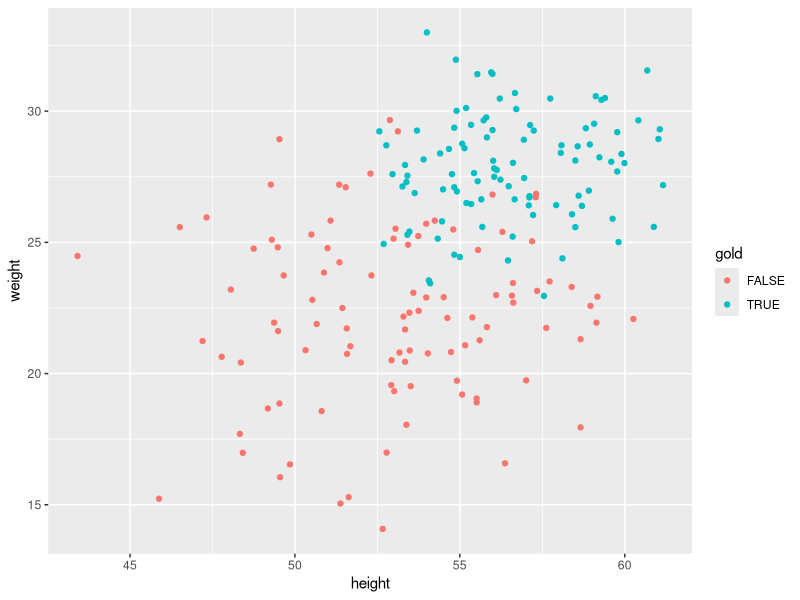
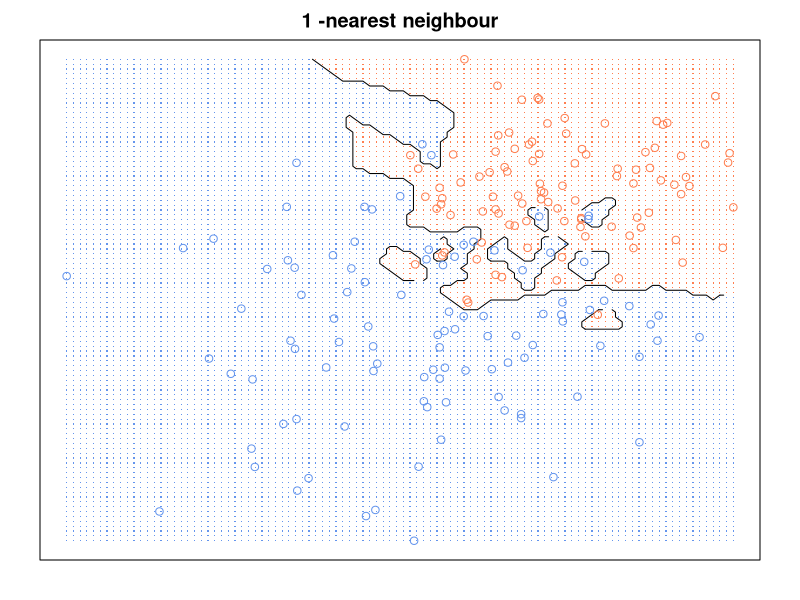
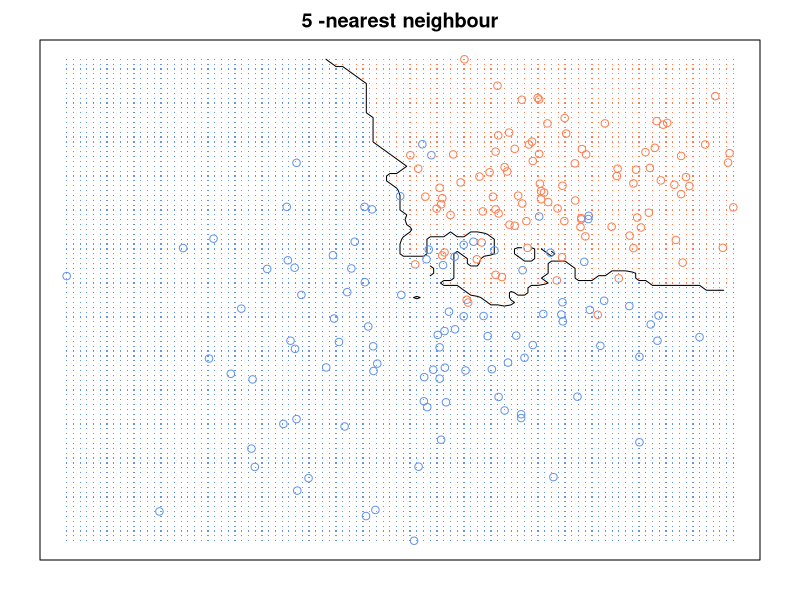
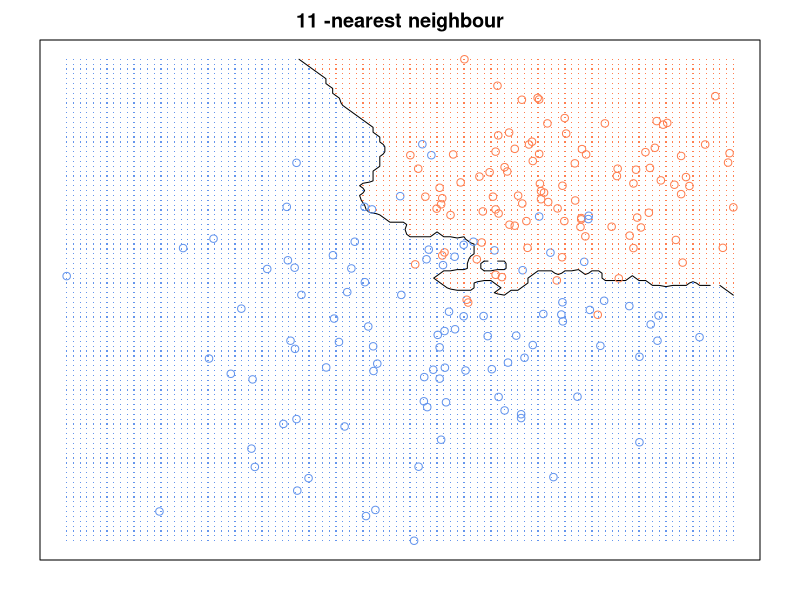
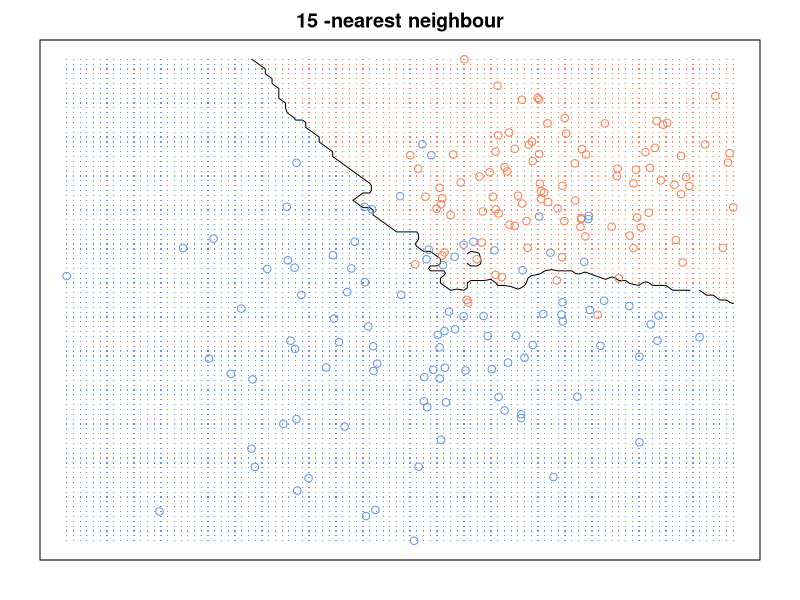

The R source for these figures, in order:
#SUPERVISED ML----------------------------------------------
#library----------------------------------------------------
library(ggplot2)
library(class)
#admin------------------------------------------------------
# n = 20
n = 100
set.seed(1239)
corgis.weight <- round(rnorm(n,28,2),2)
corgis.height <- round(rnorm(n,56,3),2)

huskies.weight <- round(rnorm(n,22,3),2)
huskies.height <- round(rnorm(n,53,3),2)

corgis <- data.frame(height = corgis.height, weight = corgis.weight, gold = TRUE, plotCol = "red")
huskies <- data.frame(height = huskies.height, weight = huskies.weight, gold = FALSE, plotCol = "black")

dogs <- rbind(corgis, huskies)
#LOGREG-----------------------------------------------------

#predict the probability of being a golden retriever/corgi
#actually we predict the log of the odds.
# log(odds) ~ x + y

ggplot(dogs,aes(x = height, y = weight, color = gold)) + geom_point()

set.seed(101) 
sample <- sample.int(n = nrow(dogs), size = floor(.75*nrow(dogs)), replace = F)
train <- dogs[sample, ]
test  <- dogs[-sample, ]



lr <- glm(gold ~ weight + height, data = train, family = "binomial")
lrS <- summary(lr)
lrS

#As height and weight go up, the probability of being a golden retriever goes up


#Confusion Matrix
predict <- predict(lr, test, type = 'response')
table(test$gold, predict > 0.5)

#KNN-------------------------------------------------------
#---dog KNN----------------------------------------------------------
knnGraph <- function(k){
  b = 100
  x <- rep(seq(min(dogs$height), max(dogs$height), length.out = b),b)#mixture.example$x
  y <- sort(rep(seq(min(dogs$weight), max(dogs$weight), length.out = b),b))#mixture.example$y
  xnew <- cbind(x,y)
  x <- dogs[1:2]
  g <- dogs$gold
  #k = 11
  mod15 <- knn(x, xnew, g, k=k, prob=TRUE)
  prob <- attr(mod15, "prob")
  prob <- ifelse(mod15==T, prob, 1-prob)
  px1 <- seq(min(dogs$height), max(dogs$height), length.out = b)
  px2 <- seq(min(dogs$weight), max(dogs$weight), length.out = b)
  prob15 <- matrix(prob, length(px1), length(px2))
  par(mar=rep(2,4))
  contour(px1, px2, prob15, levels=0.5, labels="", xlab="", ylab="", main=
            paste(k,"-nearest neighbour"), axes=FALSE)
  points(x, col=ifelse(g, "coral", "cornflowerblue"))
  gd <- expand.grid(x=px1, y=px2)
  points(gd, pch=".", cex=1.2, col=ifelse(prob15>0.5, "coral", "cornflowerblue"))
  box()
}
knnGraph(1)
knnGraph(5)
knnGraph(11)
knnGraph(15)

#---knn in R-------------------------------------------------
kn <- knn(train[,1:2],test[,1:2], cl = train$gold, k = 10, prob = T)


table(test$gold,kn)
